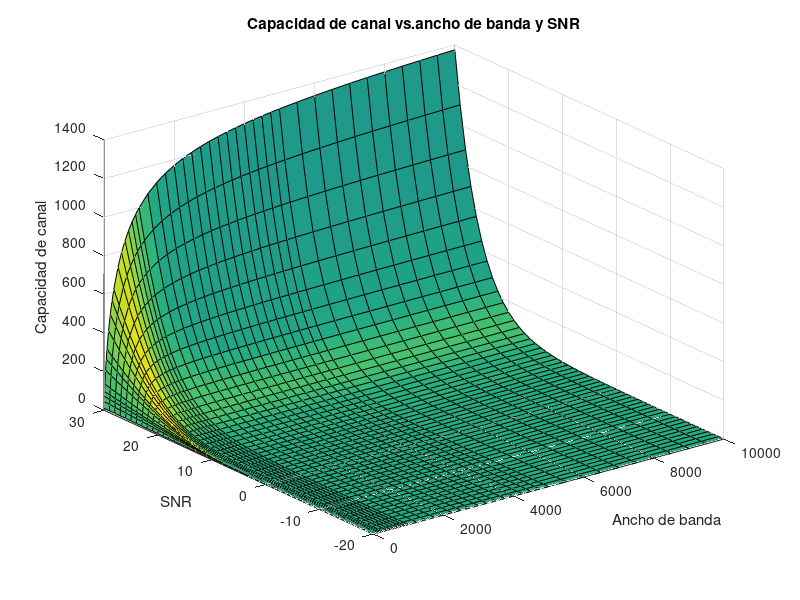

Write the MATLAB code that produced this figure.
close all;
clear all;
clc;

w=[1:5:20, 25:20:100, 130:50:300, 400:100:1000, 1250:250:5000, 5500:500:10000];
pn0_db=-20:1:30;
pn0=10.^(pn0_db/10);
c=zeros(length(w), length(pn0_db));

for i=1:45
    for j=1:51
        c(i,j)=w(i)*log2(1+pn0(j)/w(i));
    end
end

k=[.9 .8 .5 .6];
s=[-70 35];
surfl(w, pn0_db, c', s, k);
title('Capacidad de canal vs.ancho de banda y SNR');
xlabel('Ancho de banda');
ylabel('SNR');
zlabel('Capacidad de canal');

